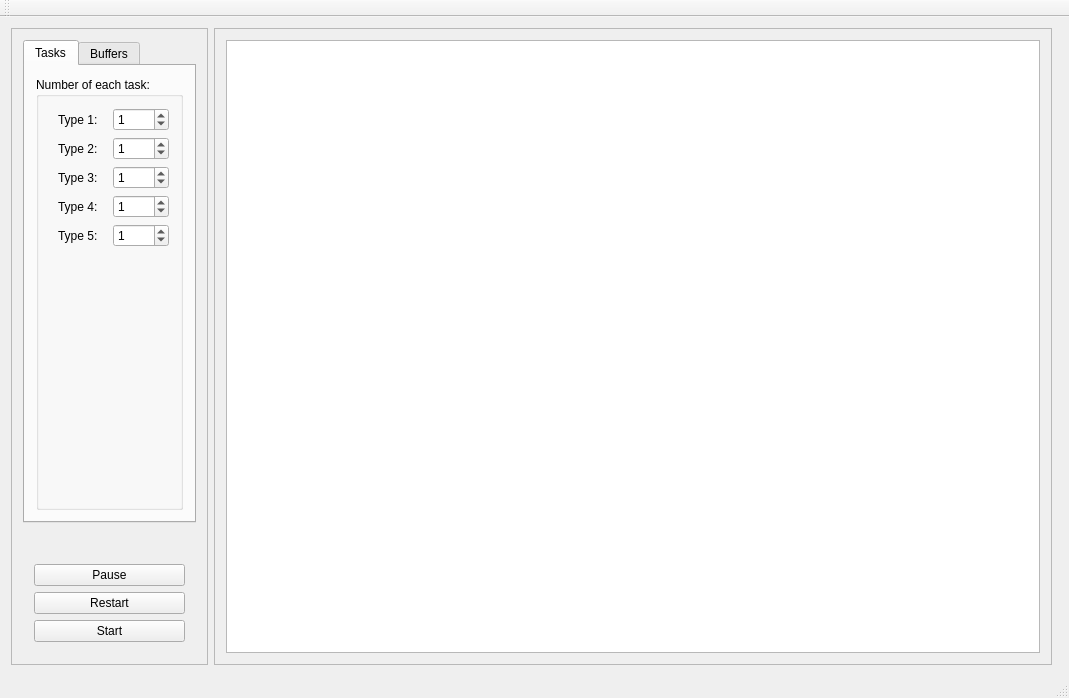
<?xml version="1.0" encoding="UTF-8"?>
<ui version="4.0">
 <class>MainWindow</class>
 <widget class="QMainWindow" name="MainWindow">
  <property name="geometry">
   <rect>
    <x>0</x>
    <y>0</y>
    <width>1069</width>
    <height>698</height>
   </rect>
  </property>
  <property name="windowTitle">
   <string>MainWindow</string>
  </property>
  <widget class="QWidget" name="centralWidget">
   <layout class="QGridLayout" name="gridLayout_2">
    <item row="0" column="0">
     <widget class="QFrame" name="frame">
      <property name="maximumSize">
       <size>
        <width>300</width>
        <height>16777215</height>
       </size>
      </property>
      <property name="frameShape">
       <enum>QFrame::StyledPanel</enum>
      </property>
      <property name="frameShadow">
       <enum>QFrame::Raised</enum>
      </property>
      <layout class="QVBoxLayout" name="verticalLayout_3">
       <item alignment="Qt::AlignHCenter|Qt::AlignVCenter">
        <widget class="QTabWidget" name="tabWidget">
         <property name="currentIndex">
          <number>0</number>
         </property>
         <widget class="QWidget" name="tabWidgetPage1">
          <attribute name="title">
           <string>Tasks</string>
          </attribute>
          <layout class="QVBoxLayout" name="verticalLayout_2">
           <item>
            <widget class="QGroupBox" name="groupBox">
             <property name="title">
              <string>Number of each task:</string>
             </property>
             <layout class="QVBoxLayout" name="verticalLayout">
              <item>
               <layout class="QGridLayout" name="gridLayout">
                <item row="0" column="1">
                 <widget class="QSpinBox" name="type1">
                  <property name="value">
                   <number>1</number>
                  </property>
                 </widget>
                </item>
                <item row="0" column="0" alignment="Qt::AlignHCenter">
                 <widget class="QLabel" name="label">
                  <property name="text">
                   <string>Type 1:</string>
                  </property>
                 </widget>
                </item>
                <item row="1" column="0" alignment="Qt::AlignHCenter">
                 <widget class="QLabel" name="label_2">
                  <property name="text">
                   <string>Type 2:</string>
                  </property>
                 </widget>
                </item>
                <item row="2" column="0" alignment="Qt::AlignHCenter">
                 <widget class="QLabel" name="label_3">
                  <property name="text">
                   <string>Type 3:</string>
                  </property>
                 </widget>
                </item>
                <item row="3" column="0" alignment="Qt::AlignHCenter">
                 <widget class="QLabel" name="label_4">
                  <property name="text">
                   <string>Type 4:</string>
                  </property>
                 </widget>
                </item>
                <item row="2" column="1">
                 <widget class="QSpinBox" name="type3">
                  <property name="value">
                   <number>1</number>
                  </property>
                 </widget>
                </item>
                <item row="1" column="1">
                 <widget class="QSpinBox" name="type2">
                  <property name="value">
                   <number>1</number>
                  </property>
                 </widget>
                </item>
                <item row="3" column="1">
                 <widget class="QSpinBox" name="type4">
                  <property name="value">
                   <number>1</number>
                  </property>
                 </widget>
                </item>
                <item row="4" column="0" alignment="Qt::AlignHCenter">
                 <widget class="QLabel" name="label_5">
                  <property name="text">
                   <string>Type 5:</string>
                  </property>
                 </widget>
                </item>
                <item row="4" column="1">
                 <widget class="QSpinBox" name="type5">
                  <property name="value">
                   <number>1</number>
                  </property>
                 </widget>
                </item>
               </layout>
              </item>
              <item>
               <spacer name="verticalSpacer_3">
                <property name="orientation">
                 <enum>Qt::Vertical</enum>
                </property>
                <property name="sizeHint" stdset="0">
                 <size>
                  <width>20</width>
                  <height>40</height>
                 </size>
                </property>
               </spacer>
              </item>
             </layout>
            </widget>
           </item>
          </layout>
         </widget>
         <widget class="QWidget" name="tabWidgetPage2">
          <attribute name="title">
           <string>Buffers</string>
          </attribute>
          <layout class="QVBoxLayout" name="verticalLayout_6">
           <item>
            <widget class="QGroupBox" name="groupBox_2">
             <property name="title">
              <string>Machines:</string>
             </property>
             <layout class="QGridLayout" name="gridLayout_4">
              <item row="0" column="0">
               <layout class="QGridLayout" name="gridLayout_3">
                <item row="0" column="0">
                 <widget class="QLabel" name="label_6">
                  <property name="text">
                   <string>Machine 1:</string>
                  </property>
                 </widget>
                </item>
                <item row="1" column="0">
                 <widget class="QLabel" name="label_7">
                  <property name="text">
                   <string>Machine 2:</string>
                  </property>
                 </widget>
                </item>
                <item row="0" column="1">
                 <widget class="QSpinBox" name="mBuffer1">
                  <property name="minimum">
                   <number>1</number>
                  </property>
                  <property name="value">
                   <number>3</number>
                  </property>
                 </widget>
                </item>
                <item row="1" column="1">
                 <widget class="QSpinBox" name="mBuffer2">
                  <property name="minimum">
                   <number>1</number>
                  </property>
                  <property name="value">
                   <number>3</number>
                  </property>
                 </widget>
                </item>
                <item row="4" column="0">
                 <widget class="QLabel" name="label_8">
                  <property name="text">
                   <string>Machine 5:</string>
                  </property>
                 </widget>
                </item>
                <item row="2" column="0">
                 <widget class="QLabel" name="label_9">
                  <property name="text">
                   <string>Machine 3:</string>
                  </property>
                 </widget>
                </item>
                <item row="2" column="1">
                 <widget class="QSpinBox" name="mBuffer3">
                  <property name="minimum">
                   <number>1</number>
                  </property>
                  <property name="value">
                   <number>3</number>
                  </property>
                 </widget>
                </item>
                <item row="3" column="1">
                 <widget class="QSpinBox" name="mBuffer4">
                  <property name="minimum">
                   <number>1</number>
                  </property>
                  <property name="value">
                   <number>3</number>
                  </property>
                 </widget>
                </item>
                <item row="4" column="1">
                 <widget class="QSpinBox" name="mBuffer5">
                  <property name="minimum">
                   <number>1</number>
                  </property>
                  <property name="value">
                   <number>3</number>
                  </property>
                 </widget>
                </item>
                <item row="3" column="0">
                 <widget class="QLabel" name="label_10">
                  <property name="text">
                   <string>Machine 4:</string>
                  </property>
                 </widget>
                </item>
               </layout>
              </item>
             </layout>
            </widget>
           </item>
           <item>
            <widget class="QGroupBox" name="groupBox_3">
             <property name="title">
              <string>Washing stations:</string>
             </property>
             <layout class="QVBoxLayout" name="verticalLayout_7">
              <item>
               <layout class="QGridLayout" name="gridLayout_5">
                <item row="1" column="1">
                 <widget class="QSpinBox" name="spinBox_2">
                  <property name="minimum">
                   <number>1</number>
                  </property>
                  <property name="value">
                   <number>3</number>
                  </property>
                 </widget>
                </item>
                <item row="0" column="1">
                 <widget class="QSpinBox" name="spinBox">
                  <property name="minimum">
                   <number>1</number>
                  </property>
                  <property name="value">
                   <number>3</number>
                  </property>
                 </widget>
                </item>
                <item row="0" column="0">
                 <widget class="QLabel" name="label_11">
                  <property name="text">
                   <string>Station 1: </string>
                  </property>
                 </widget>
                </item>
                <item row="1" column="0">
                 <widget class="QLabel" name="label_12">
                  <property name="text">
                   <string>Station 2:</string>
                  </property>
                 </widget>
                </item>
               </layout>
              </item>
              <item>
               <widget class="QGroupBox" name="groupBox_4">
                <property name="title">
                 <string>Others:</string>
                </property>
                <layout class="QVBoxLayout" name="verticalLayout_8">
                 <item>
                  <layout class="QGridLayout" name="gridLayout_6">
                   <item row="0" column="0">
                    <widget class="QLabel" name="label_13">
                     <property name="text">
                      <string>Parking:</string>
                     </property>
                    </widget>
                   </item>
                   <item row="2" column="0">
                    <widget class="QLabel" name="label_15">
                     <property name="text">
                      <string>RMW:</string>
                     </property>
                    </widget>
                   </item>
                   <item row="1" column="0">
                    <widget class="QLabel" name="label_14">
                     <property name="text">
                      <string>EPW:</string>
                     </property>
                    </widget>
                   </item>
                   <item row="0" column="1">
                    <widget class="QSpinBox" name="spinBox_3">
                     <property name="minimum">
                      <number>1</number>
                     </property>
                     <property name="value">
                      <number>3</number>
                     </property>
                    </widget>
                   </item>
                   <item row="1" column="1">
                    <widget class="QSpinBox" name="spinBox_4">
                     <property name="minimum">
                      <number>1</number>
                     </property>
                     <property name="value">
                      <number>3</number>
                     </property>
                    </widget>
                   </item>
                   <item row="2" column="1">
                    <widget class="QSpinBox" name="spinBox_5">
                     <property name="minimum">
                      <number>1</number>
                     </property>
                     <property name="value">
                      <number>3</number>
                     </property>
                    </widget>
                   </item>
                  </layout>
                 </item>
                </layout>
               </widget>
              </item>
              <item>
               <spacer name="verticalSpacer_4">
                <property name="orientation">
                 <enum>Qt::Vertical</enum>
                </property>
                <property name="sizeHint" stdset="0">
                 <size>
                  <width>20</width>
                  <height>40</height>
                 </size>
                </property>
               </spacer>
              </item>
             </layout>
            </widget>
           </item>
          </layout>
         </widget>
        </widget>
       </item>
       <item>
        <spacer name="verticalSpacer">
         <property name="orientation">
          <enum>Qt::Vertical</enum>
         </property>
         <property name="sizeHint" stdset="0">
          <size>
           <width>20</width>
           <height>40</height>
          </size>
         </property>
        </spacer>
       </item>
       <item>
        <spacer name="verticalSpacer_2">
         <property name="orientation">
          <enum>Qt::Vertical</enum>
         </property>
         <property name="sizeHint" stdset="0">
          <size>
           <width>20</width>
           <height>40</height>
          </size>
         </property>
        </spacer>
       </item>
       <item>
        <widget class="QFrame" name="frame_2">
         <layout class="QVBoxLayout" name="verticalLayout_5">
          <item>
           <widget class="QPushButton" name="pushButton_2">
            <property name="text">
             <string>Pause</string>
            </property>
           </widget>
          </item>
          <item>
           <widget class="QPushButton" name="pushButton_3">
            <property name="text">
             <string>Restart</string>
            </property>
           </widget>
          </item>
          <item>
           <widget class="QPushButton" name="pushButton">
            <property name="text">
             <string>Start</string>
            </property>
           </widget>
          </item>
         </layout>
        </widget>
       </item>
      </layout>
     </widget>
    </item>
    <item row="0" column="2">
     <widget class="QWidget" name="widget" native="true"/>
    </item>
    <item row="0" column="1">
     <widget class="QFrame" name="frame_2">
      <property name="frameShape">
       <enum>QFrame::StyledPanel</enum>
      </property>
      <property name="frameShadow">
       <enum>QFrame::Raised</enum>
      </property>
      <layout class="QVBoxLayout" name="verticalLayout_4">
       <item>
        <widget class="QGraphicsView" name="sceneView">
         <property name="minimumSize">
          <size>
           <width>800</width>
           <height>600</height>
          </size>
         </property>
        </widget>
       </item>
      </layout>
     </widget>
    </item>
   </layout>
  </widget>
  <widget class="QMenuBar" name="menuBar">
   <property name="geometry">
    <rect>
     <x>0</x>
     <y>0</y>
     <width>1069</width>
     <height>25</height>
    </rect>
   </property>
  </widget>
  <widget class="QToolBar" name="mainToolBar">
   <attribute name="toolBarArea">
    <enum>TopToolBarArea</enum>
   </attribute>
   <attribute name="toolBarBreak">
    <bool>false</bool>
   </attribute>
  </widget>
  <widget class="QStatusBar" name="statusBar"/>
 </widget>
 <layoutdefault spacing="6" margin="11"/>
 <resources/>
 <connections/>
</ui>
